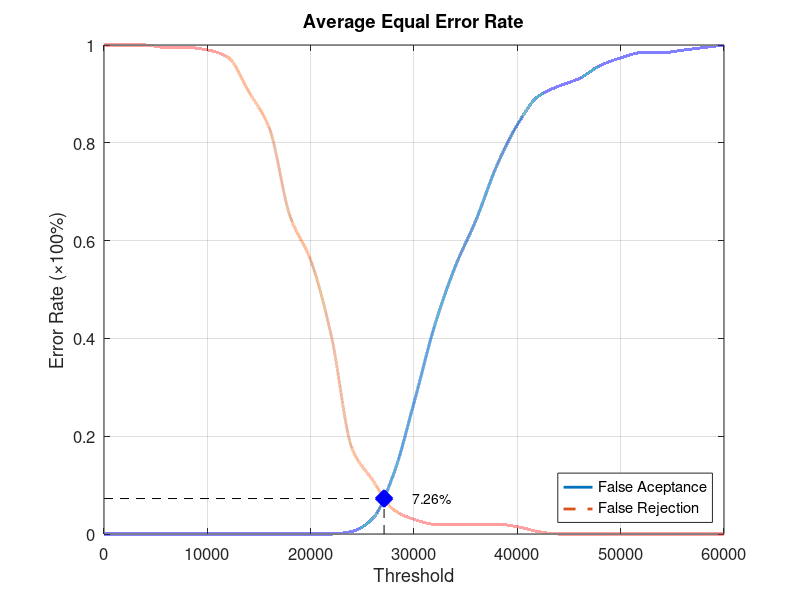
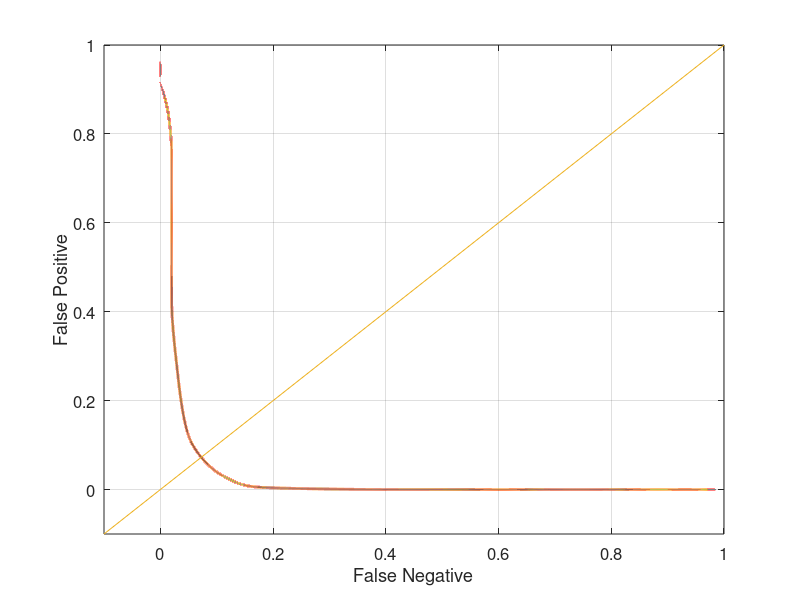

Recreate these plots in MATLAB, in order.
function yEER = Database4_2
close all;
clear;
clc;
x = 0:2000:60000;
xq = 0:0.5:60000;

y0 = [0 0 0 0 0 0 0 0 0 0 0 0 0.00526316 0.0315789 0.121053 0.268421 0.426316 0.547368 0.642105 0.752632 0.836842 0.894737 0.915789 0.931579 0.957895 0.973684 0.984211 0.984211 0.989474 0.994737 1];
yy0 = interp1(x, y0, xq, 'pchip');
y1 = [1 1 1 0.995 0.995 0.99 0.975 0.905 0.83 0.65 0.56 0.405 0.175 0.11 0.05 0.03 0.02 0.02 0.02 0.02 0.015 0.005 0 0 0 0 0 0 0 0 0];
yy1 = interp1(x, y1, xq, 'pchip');

% Calculating EER: 
y2 = abs(y0 - y1);
find(y2 == min(y2))
yy2 = abs(yy0 - yy1);
xEER = find(yy2 == min(yy2));
xEERIndex = xq(xEER) % X-axis EER
yEER = yy0(xEER) % Y-axis EER

main = figure
plot(xq, yy0,'-','LineWidth', 2);	hold on
plot(xq, yy1,'--','LineWidth', 2);	hold on
plot([xEERIndex xEERIndex], [0 yEER], 'k--');	hold on
plot([0 xEERIndex], [yEER yEER], 'k--');	hold on
plot(xEERIndex, yEER, 'bx', 'LineWidth', 10);	hold on
text(xEERIndex + 10 * xEERIndex / 100, yEER, [num2str(round((10000 * yEER)) / 100) '%'])
legend('False Aceptance', 'False Rejection', 'Location', 'SouthEast')
xlabel('Threshold')
ylabel('Error Rate (\times100%)')
title('Average Equal Error Rate')
set(gca, 'FontSize', 12)
axis([0 60000 0 1])
grid on

print(main, 'Database4_2Main', '-dpng');
FNRxFPR = figure('Color', [1 1 1]);
plot(yy1, yy0, '-', yy1, yy0, 'LineWidth', 2);
hold on
y = -0.1:0.1:1
plot(y, y); 
set(gca, 'FontSize', 12)
xlabel('False Negative')
ylabel('False Positive')
axis([-0.1 1 -0.1 1])
set(gca, 'FontSize', 12)
grid on

print(FNRxFPR, 'Database4_2FNRxFPR','-dpng');
end
